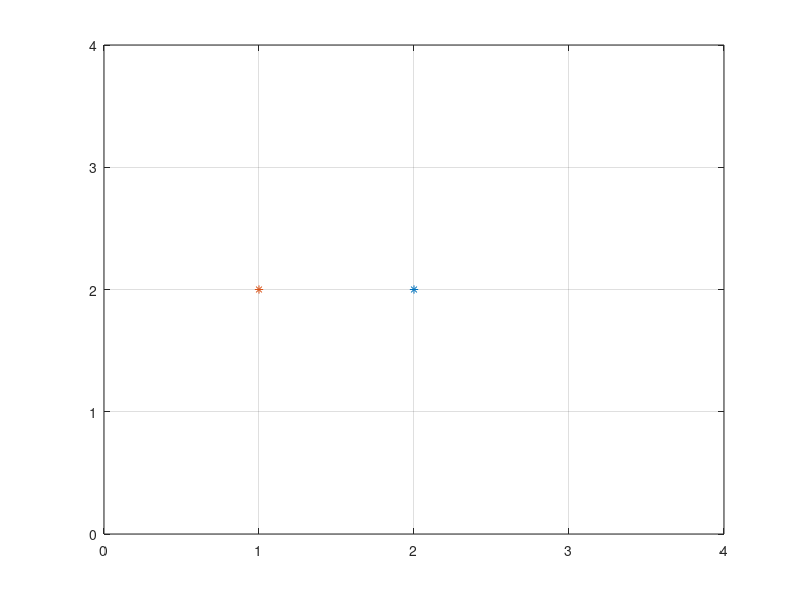

Write the MATLAB code that produced this figure.
clear all
close all

b = [1; 2];

a = [2; 2];

data = [b a];

plot(a(1,:), a(2,:), '*'); 

hold on; 

plot(b(1,:), b(2,:), '*')

axis([0 4 0 4])
grid on

cov(data)